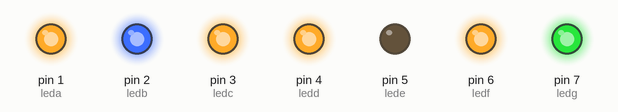
Simulated run of this sketch. Board: Arduino Uno, built with avr-gcc and run on an emulated ATmega328P. Parts: output pins drawn as LEDs (lit = HIGH).

Above: at 0.2 s.
At 1.2 s:
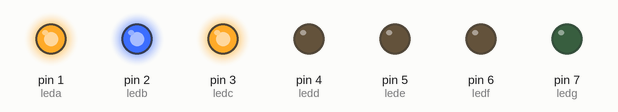
At 1.7 s:
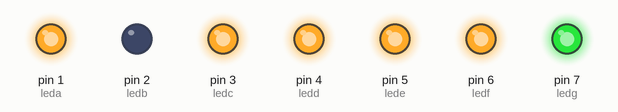
At 2.7 s:
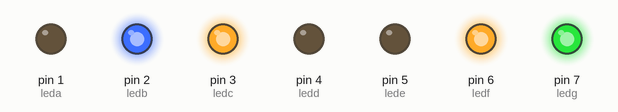
At 4.2 s:
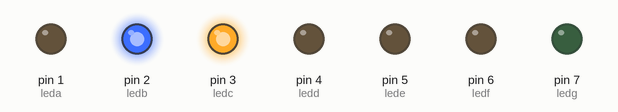
At 5.7 s:
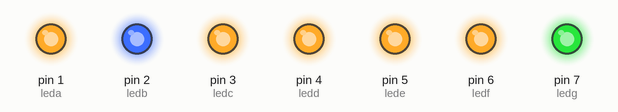
Timing chart, 0 to 6.5 s (numbered marks = the images above):
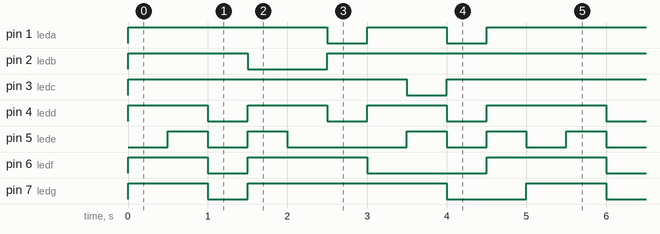

The sketch:

sketch_jun07segment90cc.ino
```cpp
const int leda=1;
const int ledb=2;
const int ledc=3;
const int ledd=4;
const int lede=5;
const int ledf=6;
const int ledg=7;

void setup() {

  pinMode(leda,OUTPUT);
  pinMode(ledb,OUTPUT);
  pinMode(ledc,OUTPUT);
  pinMode(ledd,OUTPUT);
  pinMode(lede,OUTPUT);
  pinMode(ledf,OUTPUT);
  pinMode(ledg,OUTPUT);

}

void loop() {


  //for 9
  digitalWrite(leda,HIGH);
  digitalWrite(ledb,HIGH);
  digitalWrite(ledc,HIGH);
  digitalWrite(ledd,HIGH);
  digitalWrite(lede,LOW);
  digitalWrite(ledf,HIGH);
  digitalWrite(ledg,HIGH);
  delay(500);

    //for 8

  digitalWrite(leda,HIGH);
  digitalWrite(ledb,HIGH);
  digitalWrite(ledc,HIGH);
  digitalWrite(ledd,HIGH);
  digitalWrite(lede,HIGH);
  digitalWrite(ledf,HIGH);
  digitalWrite(ledg,HIGH);
  delay(500);

   //for 7
  digitalWrite(leda,HIGH);
  digitalWrite(ledb,HIGH);
  digitalWrite(ledc,HIGH);
  digitalWrite(ledd,LOW);
  digitalWrite(lede,LOW);
  digitalWrite(ledf,LOW);
  digitalWrite(ledg,LOW);
  delay(500);

   //for 6

  digitalWrite(leda,HIGH);
  digitalWrite(ledb,LOW);
  digitalWrite(ledc,HIGH);
  digitalWrite(ledd,HIGH);
  digitalWrite(lede,HIGH);
  digitalWrite(ledf,HIGH);
  digitalWrite(ledg,HIGH);
  delay(500);

  //for 5
  digitalWrite(leda,HIGH);
  digitalWrite(ledb,LOW);
  digitalWrite(ledc,HIGH);
  digitalWrite(ledd,HIGH);
  digitalWrite(lede,LOW);
  digitalWrite(ledf,HIGH);
  digitalWrite(ledg,HIGH);
  delay(500);

  //for 4

  digitalWrite(leda,LOW);
  digitalWrite(ledb,HIGH);
  digitalWrite(ledc,HIGH);
  digitalWrite(ledd,LOW);
  digitalWrite(lede,LOW);
  digitalWrite(ledf,HIGH);
  digitalWrite(ledg,HIGH);
  delay(500);

   //for 3
  digitalWrite(leda,HIGH);
  digitalWrite(ledb,HIGH);
  digitalWrite(ledc,HIGH);
  digitalWrite(ledd,HIGH);
  digitalWrite(lede,LOW);
  digitalWrite(ledf,LOW);
  digitalWrite(ledg,HIGH);
  delay(500);

   //for 2
  digitalWrite(leda,HIGH);
  digitalWrite(ledb,HIGH);
  digitalWrite(ledc,LOW);
  digitalWrite(ledd,HIGH);
  digitalWrite(lede,HIGH);
  digitalWrite(ledf,LOW);
  digitalWrite(ledg,HIGH);
  delay(500);

   //for 1

  digitalWrite(leda,LOW);
  digitalWrite(ledb,HIGH);
  digitalWrite(ledc,HIGH);
  digitalWrite(ledd,LOW);
  digitalWrite(lede,LOW);
  digitalWrite(ledf,LOW);
  digitalWrite(ledg,LOW);
  delay(500);

    //for 0
  digitalWrite(leda,HIGH);
  digitalWrite(ledb,HIGH);
  digitalWrite(ledc,HIGH);
  digitalWrite(ledd,HIGH);
  digitalWrite(lede,HIGH);
  digitalWrite(ledf,HIGH);
  digitalWrite(ledg,LOW);
  delay(500);
}
```

Measured:
- by itself, pin 1 (leda): repeats every 5.0 s: LOW 0.50 s, HIGH 1.0 s, LOW 0.50 s, HIGH 3.0 s
- by itself, pin 2 (ledb): repeats every 5.0 s: LOW 1.0 s, HIGH 4.0 s
- by itself, pin 3 (ledc): repeats every 5.0 s: LOW 0.50 s, HIGH 4.5 s
- by itself, pin 4 (ledd): repeats every 5.0 s: 2 × (LOW 0.50 s, HIGH 1.0 s), LOW 0.50 s, HIGH 1.5 s
- by itself, pin 5 (lede): repeats every 5.0 s: LOW 0.50 s, HIGH 0.50 s, LOW 1.5 s, 2 × (HIGH 0.50 s, LOW 0.50 s), HIGH 0.50 s
- by itself, pin 6 (ledf): repeats every 5.0 s: LOW 0.50 s, HIGH 1.5 s, LOW 1.5 s, HIGH 1.5 s
- by itself, pin 7 (ledg): repeats every 5.0 s: LOW 0.50 s, HIGH 2.5 s, LOW 1.0 s, HIGH 1.0 s
